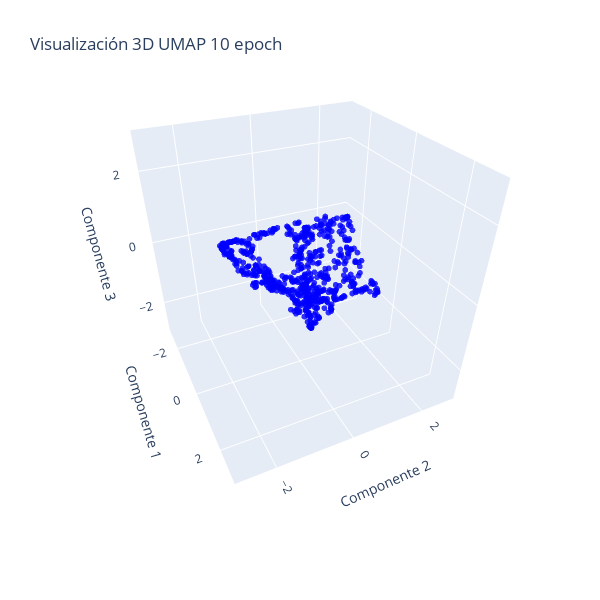

The notebook cell saved with this chart:
### Code cell
# Crear la figura
fig = go.Figure()

# Añadir el gráfico 3D
fig.add_trace(
    go.Scatter3d(
        x=all_weights_first_layer_mod["umap_3d_0"],
        y=all_weights_first_layer_mod["umap_3d_1"],
        z=all_weights_first_layer_mod["umap_3d_2"],
        mode='markers',
        marker=dict(size=2, opacity=0.8, color="blue"),
        showlegend=False  # Desactivar la leyenda
    )
)

# Establecer el rango de los ejes
rango_ejes = [-3, 3]

# Establecer el intervalo entre ticks
intervalo_ticks = 2

# Establecer parámetros de la cámara
r = 2.1  # Distancia de la cámara (zoom)
theta = -0.7*np.pi / 5  # Ángulo azimutal (45 grados)
phi = 0.8*np.pi / 2.5  # Ángulo polar (30 grados)

# Calcular la posición de la cámara
eye_x = r * np.sin(phi) * np.cos(theta)
eye_y = r * np.sin(phi) * np.sin(theta)
eye_z = r * np.cos(phi)

# Configurar la cámara
camera = dict(
    eye=dict(x=eye_x, y=eye_y, z=eye_z),  # Posición de la cámara
    center=dict(x=0, y=0, z=-0.2),  # Centro del gráfico
    up=dict(x=0, y=0, z=1)  # Dirección "arriba" de la cámara
)

# Modificar los ejes del gráfico 3D y mantener proporciones 1:1
fig.update_scenes(
    aspectmode="cube",
    xaxis=dict(
        title_text='Componente 1',
        range=rango_ejes,
        dtick=intervalo_ticks  # Intervalo de ticks
    ),
    yaxis=dict(
        title_text='Componente 2',
        range=rango_ejes,
        dtick=intervalo_ticks  # Intervalo de ticks
    ),
    zaxis=dict(
        title_text='Componente 3',
        range=rango_ejes,
        dtick=intervalo_ticks  # Intervalo de ticks
    )
)

# Actualizar layout para ajustar el tamaño del gráfico y la cámara
fig.update_layout(
    height=600, 
    width=600, 
    title_text=f"Visualización 3D UMAP {num_epochs} epoch",
    scene_camera=camera  # Aplicar configuración de la cámara
)

# Mostrar el gráfico
fig.show()

### Figure 1 — Plotly figure (JSON) as saved in the notebook; plotly's stock layout.template omitted (floating-point values rounded to 4 significant figures; data arrays with more than 128 entries replaced by an {"elided": "..."} marker saying what was removed)
{"data": [{"marker": {"color": "blue", "opacity": 0.8, "size": 2}, "mode": "markers", "showlegend": false, "type": "scatter3d", "x": {"elided": "640 float values"}, "y": {"elided": "640 float values"}, "z": {"elided": "640 float values"}}], "layout": {"height": 600, "scene": {"aspectmode": "cube", "camera": {"center": {"x": 0, "y": 0, "z": -0.2}, "eye": {"x": 1.604, "y": -0.7549, "z": 1.125}, "up": {"x": 0, "y": 0, "z": 1}}, "xaxis": {"dtick": 2, "range": [-3, 3], "title": {"text": "Componente 1"}}, "yaxis": {"dtick": 2, "range": [-3, 3], "title": {"text": "Componente 2"}}, "zaxis": {"dtick": 2, "range": [-3, 3], "title": {"text": "Componente 3"}}}, "title": {"text": "Visualización 3D UMAP 10 epoch"}, "width": 600}}
